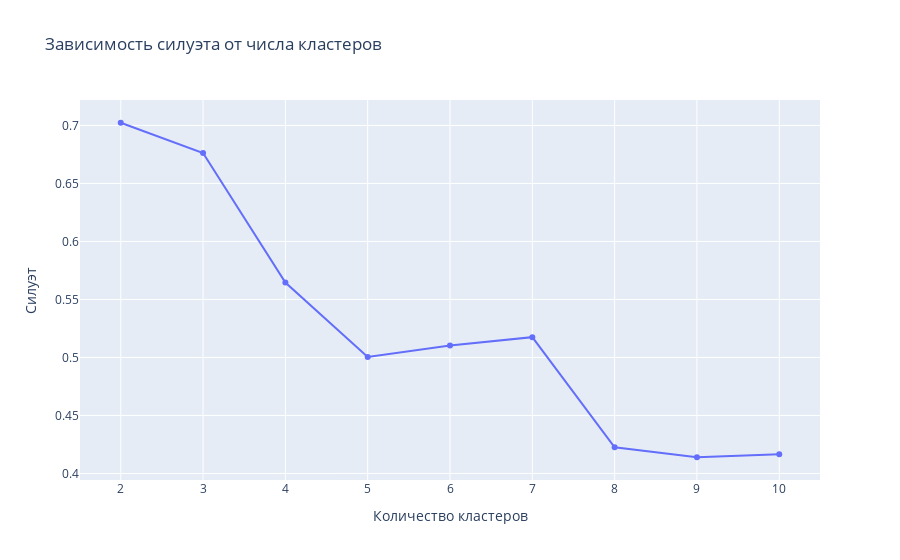

Notebook source saved alongside this figure:
### Markdown cell above
### Определяем оптимальное число кластеров с использованием KMeans

### Code cell
# Оперделеим оптимальное число кластеров
import plotly.graph_objects as go
from sklearn import metrics, cluster
score = []
for i in range(2,11):
    kmean = cluster.KMeans(random_state=42, n_clusters=i)
    kmean.fit(df_pca)
    sil_score = metrics.silhouette_score(df_pca, kmean.labels_)
    score.append(sil_score)

fig = go.Figure()
fig.add_trace(go.Scatter(x=np.arange(2,11), y=score, mode='lines+markers'))
fig.update_layout(
    title='Зависимость силуэта от числа кластеров',
    xaxis_title='Количество кластеров',
    yaxis_title='Силуэт'
)
fig.show()
print('Максимальное значение силуэта равно', np.max(score))

### Figure 1 — Plotly figure (JSON) as saved in the notebook; plotly's stock layout.template omitted (floating-point values rounded to 4 significant figures)
{"data": [{"mode": "lines+markers", "type": "scatter", "x": [2, 3, 4, 5, 6, 7, 8, 9, 10], "y": [0.7023, 0.6762, 0.5646, 0.5005, 0.5103, 0.5175, 0.4225, 0.414, 0.4166]}], "layout": {"title": {"text": "Зависимость силуэта от числа кластеров"}, "xaxis": {"title": {"text": "Количество кластеров"}}, "yaxis": {"title": {"text": "Силуэт"}}}}
